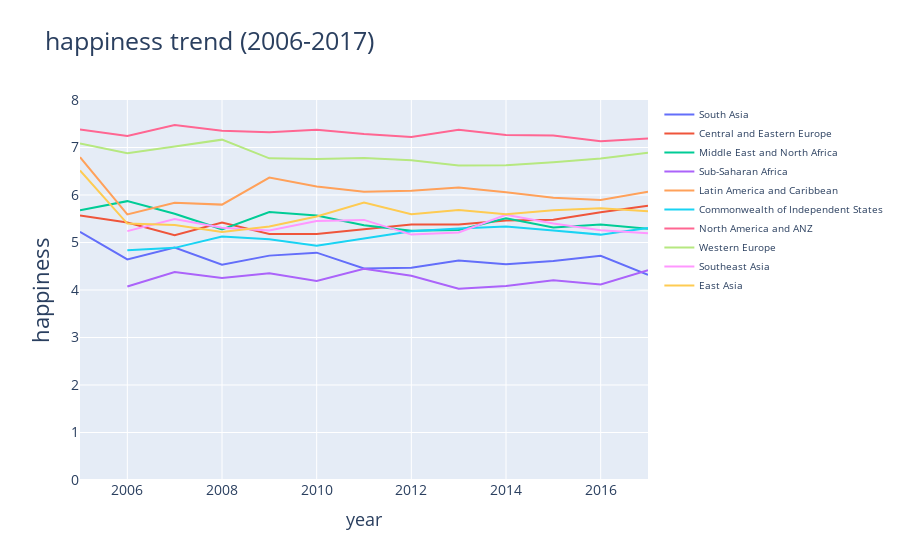

The cell this chart's notebook holds for it:
### Code cell
layout=go.Layout(title="happiness trend (2006-2017)",font=dict(size=18),
                 xaxis=dict(title="year",title_font=dict(size=18),
                            tickfont=dict(size=14)),
                 yaxis=dict(range=[0,8],title="happiness",
                            tickfont=dict(size=14)),
                 legend=dict(font=dict(size=10)))
fig={"data": [{"x":df_allyear[df_allyear["region"]==region].groupby("year").agg(
                            {"happiness":"mean"}).reset_index()["year"],
               "y":df_allyear[df_allyear["region"]==region].groupby("year").agg(
                            {"happiness":"mean"}).reset_index()["happiness"],
               "name":region,"mode":"lines",} for region in df_allyear["region"].unique()], "layout": layout}
py.iplot(fig)

### Figure 1 — Plotly figure (JSON) as saved in the notebook; plotly's stock layout.template omitted (floating-point values rounded to 4 significant figures)
{"data": [{"mode": "lines", "name": "South Asia", "type": "scatter", "x": [2005, 2006, 2007, 2008, 2009, 2010, 2011, 2012, 2013, 2014, 2015, 2016, 2017], "y": [5.225, 4.645, 4.894, 4.534, 4.724, 4.786, 4.452, 4.469, 4.619, 4.544, 4.613, 4.721, 4.319]}, {"mode": "lines", "name": "Central and Eastern Europe", "type": "scatter", "x": [2005, 2006, 2007, 2008, 2009, 2010, 2011, 2012, 2013, 2014, 2015, 2016, 2017], "y": [5.567, 5.422, 5.152, 5.418, 5.18, 5.179, 5.277, 5.381, 5.378, 5.462, 5.479, 5.636, 5.774]}, {"mode": "lines", "name": "Middle East and North Africa", "type": "scatter", "x": [2005, 2006, 2007, 2008, 2009, 2010, 2011, 2012, 2013, 2014, 2015, 2016, 2017], "y": [5.677, 5.871, 5.604, 5.278, 5.641, 5.569, 5.362, 5.249, 5.263, 5.508, 5.315, 5.381, 5.287]}, {"mode": "lines", "name": "Sub-Saharan Africa", "type": "scatter", "x": [2006, 2007, 2008, 2009, 2010, 2011, 2012, 2013, 2014, 2015, 2016, 2017], "y": [4.074, 4.381, 4.254, 4.353, 4.19, 4.449, 4.298, 4.028, 4.086, 4.208, 4.118, 4.415]}, {"mode": "lines", "name": "Latin America and Caribbean", "type": "scatter", "x": [2005, 2006, 2007, 2008, 2009, 2010, 2011, 2012, 2013, 2014, 2015, 2016, 2017], "y": [6.796, 5.59, 5.838, 5.798, 6.367, 6.18, 6.068, 6.09, 6.159, 6.06, 5.941, 5.897, 6.066]}, {"mode": "lines", "name": "Commonwealth of Independent States", "type": "scatter", "x": [2006, 2007, 2008, 2009, 2010, 2011, 2012, 2013, 2014, 2015, 2016, 2017], "y": [4.835, 4.887, 5.126, 5.071, 4.93, 5.09, 5.236, 5.294, 5.334, 5.255, 5.166, 5.304]}, {"mode": "lines", "name": "North America and ANZ", "type": "scatter", "x": [2005, 2006, 2007, 2008, 2009, 2010, 2011, 2012, 2013, 2014, 2015, 2016, 2017], "y": [7.379, 7.243, 7.471, 7.35, 7.323, 7.372, 7.284, 7.222, 7.372, 7.262, 7.251, 7.131, 7.192]}, {"mode": "lines", "name": "Western Europe", "type": "scatter", "x": [2005, 2006, 2007, 2008, 2009, 2010, 2011, 2012, 2013, 2014, 2015, 2016, 2017], "y": [7.083, 6.882, 7.02, 7.165, 6.772, 6.757, 6.779, 6.73, 6.623, 6.627, 6.69, 6.767, 6.892]}, {"mode": "lines", "name": "Southeast Asia", "type": "scatter", "x": [2006, 2007, 2008, 2009, 2010, 2011, 2012, 2013, 2014, 2015, 2016, 2017], "y": [5.239, 5.497, 5.31, 5.253, 5.452, 5.476, 5.167, 5.21, 5.584, 5.4, 5.26, 5.194]}, {"mode": "lines", "name": "East Asia", "type": "scatter", "x": [2005, 2006, 2007, 2008, 2009, 2010, 2011, 2012, 2013, 2014, 2015, 2016, 2017], "y": [6.516, 5.398, 5.369, 5.221, 5.336, 5.547, 5.843, 5.594, 5.683, 5.594, 5.679, 5.72, 5.657]}], "layout": {"font": {"size": 18}, "legend": {"font": {"size": 10}}, "title": {"text": "happiness trend (2006-2017)"}, "xaxis": {"tickfont": {"size": 14}, "title": {"font": {"size": 18}, "text": "year"}}, "yaxis": {"range": [0, 8], "tickfont": {"size": 14}, "title": {"text": "happiness"}}}}
